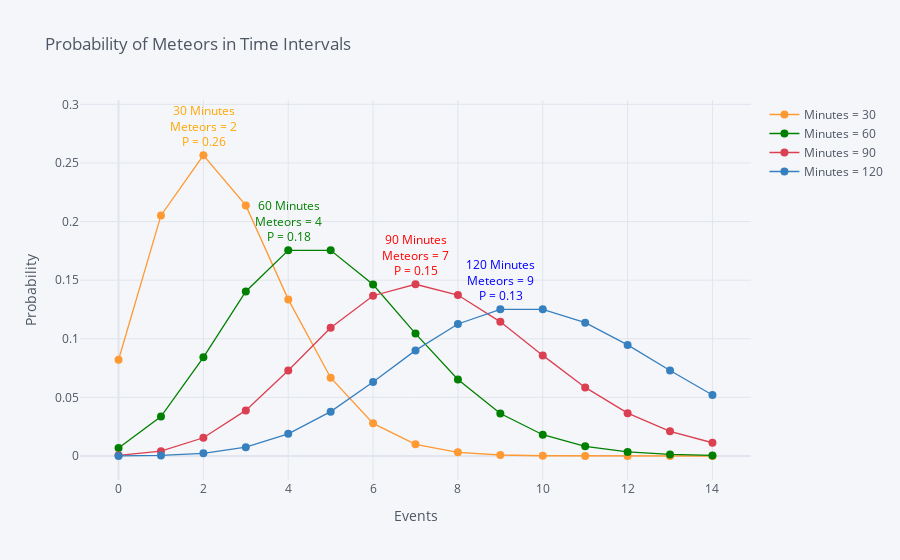

Notebook code cell kept with this figure:
### Code cell
df = plot_different_times(events_per_minute=1/12, minutes=np.array([30, 60, 90, 120]),
                         ns=list(range(15)), title='Probability of Meteors in Time Intervals')

### Figure 1 — Plotly figure (JSON) as saved in the notebook; plotly's stock layout.template omitted (floating-point values rounded to 4 significant figures)
{"data": [{"line": {"color": "rgba(255, 153, 51, 1.0)", "dash": "solid", "shape": "linear", "width": 1.3}, "marker": {"size": 8, "symbol": "circle"}, "mode": "markers+lines", "name": "Minutes = 30", "text": "", "type": "scatter", "x": [0, 1, 2, 3, 4, 5, 6, 7, 8, 9, 10, 11, 12, 13, 14], "y": [0.08208, 0.2052, 0.2565, 0.2138, 0.1336, 0.0668, 0.02783, 0.009941, 0.003106, 0.0008629, 0.0002157, 4.903e-05, 1.021e-05, 1.964e-06, 3.508e-07]}, {"line": {"color": "rgba(0, 128, 0, 1.0)", "dash": "solid", "shape": "linear", "width": 1.3}, "marker": {"size": 8, "symbol": "circle"}, "mode": "markers+lines", "name": "Minutes = 60", "text": "", "type": "scatter", "x": [0, 1, 2, 3, 4, 5, 6, 7, 8, 9, 10, 11, 12, 13, 14], "y": [0.006738, 0.03369, 0.08422, 0.1404, 0.1755, 0.1755, 0.1462, 0.1044, 0.06528, 0.03627, 0.01813, 0.008242, 0.003434, 0.001321, 0.0004717]}, {"line": {"color": "rgba(219, 64, 82, 1.0)", "dash": "solid", "shape": "linear", "width": 1.3}, "marker": {"size": 8, "symbol": "circle"}, "mode": "markers+lines", "name": "Minutes = 90", "text": "", "type": "scatter", "x": [0, 1, 2, 3, 4, 5, 6, 7, 8, 9, 10, 11, 12, 13, 14], "y": [0.0005531, 0.004148, 0.01556, 0.03889, 0.07292, 0.1094, 0.1367, 0.1465, 0.1373, 0.1144, 0.08583, 0.05852, 0.03658, 0.0211, 0.0113]}, {"line": {"color": "rgba(55, 128, 191, 1.0)", "dash": "solid", "shape": "linear", "width": 1.3}, "marker": {"size": 8, "symbol": "circle"}, "mode": "markers+lines", "name": "Minutes = 120", "text": "", "type": "scatter", "x": [0, 1, 2, 3, 4, 5, 6, 7, 8, 9, 10, 11, 12, 13, 14], "y": [4.54e-05, 0.000454, 0.00227, 0.007567, 0.01892, 0.03783, 0.06306, 0.09008, 0.1126, 0.1251, 0.1251, 0.1137, 0.09478, 0.07291, 0.05208]}], "layout": {"annotations": [{"arrowcolor": "#9499A3", "arrowhead": 7, "ax": 0, "ay": -100, "font": {"color": "orange", "size": 12}, "hovertext": "", "opacity": 1, "showarrow": false, "text": "30 Minutes<br>Meteors = 2<br>P = 0.26", "textangle": 0, "x": 2, "xref": "x", "y": 0.2815, "yref": "y"}, {"arrowcolor": "#9499A3", "arrowhead": 7, "ax": 0, "ay": -100, "font": {"color": "green", "size": 12}, "hovertext": "", "opacity": 1, "showarrow": false, "text": "60 Minutes<br>Meteors = 4<br>P = 0.18", "textangle": 0, "x": 4, "xref": "x", "y": 0.2005, "yref": "y"}, {"arrowcolor": "#9499A3", "arrowhead": 7, "ax": 0, "ay": -100, "font": {"color": "red", "size": 12}, "hovertext": "", "opacity": 1, "showarrow": false, "text": "90 Minutes<br>Meteors = 7<br>P = 0.15", "textangle": 0, "x": 7, "xref": "x", "y": 0.1715, "yref": "y"}, {"arrowcolor": "#9499A3", "arrowhead": 7, "ax": 0, "ay": -100, "font": {"color": "blue", "size": 12}, "hovertext": "", "opacity": 1, "showarrow": false, "text": "120 Minutes<br>Meteors = 9<br>P = 0.13", "textangle": 0, "x": 9, "xref": "x", "y": 0.1501, "yref": "y"}], "legend": {"bgcolor": "#F5F6F9", "font": {"color": "#4D5663"}}, "paper_bgcolor": "#F5F6F9", "plot_bgcolor": "#F5F6F9", "title": {"font": {"color": "#4D5663"}, "text": "Probability of Meteors in Time Intervals"}, "xaxis": {"gridcolor": "#E1E5ED", "showgrid": true, "tickfont": {"color": "#4D5663"}, "title": {"font": {"color": "#4D5663"}, "text": "Events"}, "zerolinecolor": "#E1E5ED"}, "yaxis": {"gridcolor": "#E1E5ED", "showgrid": true, "tickfont": {"color": "#4D5663"}, "title": {"font": {"color": "#4D5663"}, "text": "Probability"}, "zerolinecolor": "#E1E5ED"}}}
